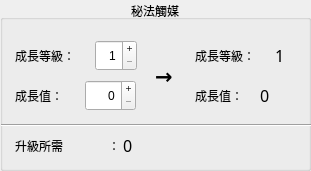
      <widget class="QGroupBox" name="groupBox_3">
       <property name="geometry">
        <rect>
         <x>19</x>
         <y>160</y>
         <width>311</width>
         <height>171</height>
        </rect>
       </property>
       <property name="toolTip">
        <string notr="true"/>
       </property>
       <property name="statusTip">
        <string notr="true"/>
       </property>
       <property name="whatsThis">
        <string notr="true"/>
       </property>
       <property name="accessibleName">
        <string notr="true"/>
       </property>
       <property name="accessibleDescription">
        <string notr="true"/>
       </property>
       <property name="title">
        <string>秘法觸媒</string>
       </property>
       <property name="alignment">
        <set>Qt::AlignCenter</set>
       </property>
       <widget class="QLabel" name="label_46">
        <property name="geometry">
         <rect>
          <x>15</x>
          <y>40</y>
          <width>81</width>
          <height>31</height>
         </rect>
        </property>
        <property name="toolTip">
         <string notr="true"/>
        </property>
        <property name="statusTip">
         <string notr="true"/>
        </property>
        <property name="whatsThis">
         <string notr="true"/>
        </property>
        <property name="accessibleName">
         <string notr="true"/>
        </property>
        <property name="accessibleDescription">
         <string notr="true"/>
        </property>
        <property name="text">
         <string notr="true">成長等級：</string>
        </property>
       </widget>
       <widget class="QLabel" name="label_47">
        <property name="geometry">
         <rect>
          <x>15</x>
          <y>80</y>
          <width>61</width>
          <height>31</height>
         </rect>
        </property>
        <property name="toolTip">
         <string notr="true"/>
        </property>
        <property name="statusTip">
         <string notr="true"/>
        </property>
        <property name="whatsThis">
         <string notr="true"/>
        </property>
        <property name="accessibleName">
         <string notr="true"/>
        </property>
        <property name="accessibleDescription">
         <string notr="true"/>
        </property>
        <property name="text">
         <string notr="true">成長值：</string>
        </property>
       </widget>
       <widget class="QLabel" name="label_48">
        <property name="geometry">
         <rect>
          <x>155</x>
          <y>60</y>
          <width>31</width>
          <height>31</height>
         </rect>
        </property>
        <property name="font">
         <font>
          <family>微軟正黑體</family>
          <pointsize>16</pointsize>
          <bold>true</bold>
         </font>
        </property>
        <property name="toolTip">
         <string notr="true"/>
        </property>
        <property name="statusTip">
         <string notr="true"/>
        </property>
        <property name="whatsThis">
         <string notr="true"/>
        </property>
        <property name="accessibleName">
         <string notr="true"/>
        </property>
        <property name="accessibleDescription">
         <string notr="true"/>
        </property>
        <property name="text">
         <string notr="true">→</string>
        </property>
       </widget>
       <widget class="QLabel" name="label_49">
        <property name="geometry">
         <rect>
          <x>195</x>
          <y>80</y>
          <width>61</width>
          <height>31</height>
         </rect>
        </property>
        <property name="toolTip">
         <string notr="true"/>
        </property>
        <property name="statusTip">
         <string notr="true"/>
        </property>
        <property name="whatsThis">
         <string notr="true"/>
        </property>
        <property name="accessibleName">
         <string notr="true"/>
        </property>
        <property name="accessibleDescription">
         <string notr="true"/>
        </property>
        <property name="text">
         <string notr="true">成長值：</string>
        </property>
       </widget>
       <widget class="QLabel" name="label_50">
        <property name="geometry">
         <rect>
          <x>195</x>
          <y>40</y>
          <width>81</width>
          <height>31</height>
         </rect>
        </property>
        <property name="toolTip">
         <string notr="true"/>
        </property>
        <property name="statusTip">
         <string notr="true"/>
        </property>
        <property name="whatsThis">
         <string notr="true"/>
        </property>
        <property name="accessibleName">
         <string notr="true"/>
        </property>
        <property name="accessibleDescription">
         <string notr="true"/>
        </property>
        <property name="text">
         <string notr="true">成長等級：</string>
        </property>
       </widget>
       <widget class="QLabel" name="transLV_after">
        <property name="geometry">
         <rect>
          <x>275</x>
          <y>40</y>
          <width>21</width>
          <height>31</height>
         </rect>
        </property>
        <property name="font">
         <font>
          <family>微軟正黑體</family>
          <pointsize>12</pointsize>
          <underline>false</underline>
         </font>
        </property>
        <property name="toolTip">
         <string notr="true"/>
        </property>
        <property name="statusTip">
         <string notr="true"/>
        </property>
        <property name="whatsThis">
         <string notr="true"/>
        </property>
        <property name="accessibleName">
         <string notr="true"/>
        </property>
        <property name="accessibleDescription">
         <string notr="true"/>
        </property>
        <property name="text">
         <string notr="true">1</string>
        </property>
       </widget>
       <widget class="QLabel" name="transArc_after">
        <property name="geometry">
         <rect>
          <x>260</x>
          <y>80</y>
          <width>31</width>
          <height>31</height>
         </rect>
        </property>
        <property name="font">
         <font>
          <family>微軟正黑體</family>
          <pointsize>12</pointsize>
          <underline>false</underline>
         </font>
        </property>
        <property name="toolTip">
         <string notr="true"/>
        </property>
        <property name="statusTip">
         <string notr="true"/>
        </property>
        <property name="whatsThis">
         <string notr="true"/>
        </property>
        <property name="accessibleName">
         <string notr="true"/>
        </property>
        <property name="accessibleDescription">
         <string notr="true"/>
        </property>
        <property name="text">
         <string notr="true">0</string>
        </property>
       </widget>
       <widget class="QSpinBox" name="transLV_before">
        <property name="geometry">
         <rect>
          <x>95</x>
          <y>40</y>
          <width>42</width>
          <height>31</height>
         </rect>
        </property>
        <property name="toolTip">
         <string notr="true"/>
        </property>
        <property name="statusTip">
         <string notr="true"/>
        </property>
        <property name="whatsThis">
         <string notr="true"/>
        </property>
        <property name="accessibleName">
         <string notr="true"/>
        </property>
        <property name="accessibleDescription">
         <string notr="true"/>
        </property>
        <property name="alignment">
         <set>Qt::AlignRight|Qt::AlignTrailing|Qt::AlignVCenter</set>
        </property>
        <property name="buttonSymbols">
         <enum>QAbstractSpinBox::PlusMinus</enum>
        </property>
        <property name="specialValueText">
         <string notr="true"/>
        </property>
        <property name="suffix">
         <string notr="true"/>
        </property>
        <property name="prefix">
         <string notr="true"/>
        </property>
        <property name="minimum">
         <number>1</number>
        </property>
        <property name="maximum">
         <number>20</number>
        </property>
        <property name="value">
         <number>1</number>
        </property>
       </widget>
       <widget class="QSpinBox" name="transArc_before">
        <property name="geometry">
         <rect>
          <x>85</x>
          <y>80</y>
          <width>51</width>
          <height>31</height>
         </rect>
        </property>
        <property name="toolTip">
         <string notr="true"/>
        </property>
        <property name="statusTip">
         <string notr="true"/>
        </property>
        <property name="whatsThis">
         <string notr="true"/>
        </property>
        <property name="accessibleName">
         <string notr="true"/>
        </property>
        <property name="accessibleDescription">
         <string notr="true"/>
        </property>
        <property name="alignment">
         <set>Qt::AlignRight|Qt::AlignTrailing|Qt::AlignVCenter</set>
        </property>
        <property name="buttonSymbols">
         <enum>QAbstractSpinBox::PlusMinus</enum>
        </property>
        <property name="specialValueText">
         <string notr="true"/>
        </property>
        <property name="suffix">
         <string notr="true"/>
        </property>
        <property name="prefix">
         <string notr="true"/>
        </property>
        <property name="minimum">
         <number>0</number>
        </property>
        <property name="maximum">
         <number>372</number>
        </property>
        <property name="value">
         <number>0</number>
        </property>
       </widget>
       <widget class="Line" name="line_4">
        <property name="geometry">
         <rect>
          <x>1</x>
          <y>110</y>
          <width>311</width>
          <height>31</height>
         </rect>
        </property>
        <property name="toolTip">
         <string notr="true"/>
        </property>
        <property name="statusTip">
         <string notr="true"/>
        </property>
        <property name="whatsThis">
         <string notr="true"/>
        </property>
        <property name="accessibleName">
         <string notr="true"/>
        </property>
        <property name="accessibleDescription">
         <string notr="true"/>
        </property>
        <property name="orientation">
         <enum>Qt::Horizontal</enum>
        </property>
       </widget>
       <widget class="QLabel" name="label_52">
        <property name="geometry">
         <rect>
          <x>15</x>
          <y>130</y>
          <width>71</width>
          <height>31</height>
         </rect>
        </property>
        <property name="toolTip">
         <string notr="true"/>
        </property>
        <property name="statusTip">
         <string notr="true"/>
        </property>
        <property name="whatsThis">
         <string notr="true"/>
        </property>
        <property name="accessibleName">
         <string notr="true"/>
        </property>
        <property name="accessibleDescription">
         <string notr="true"/>
        </property>
        <property name="text">
         <string notr="true">升級所需</string>
        </property>
       </widget>
       <widget class="QLabel" name="transCost">
        <property name="geometry">
         <rect>
          <x>123</x>
          <y>130</y>
          <width>111</width>
          <height>31</height>
         </rect>
        </property>
        <property name="font">
         <font>
          <family>微軟正黑體</family>
          <pointsize>12</pointsize>
          <underline>false</underline>
         </font>
        </property>
        <property name="toolTip">
         <string notr="true"/>
        </property>
        <property name="statusTip">
         <string notr="true"/>
        </property>
        <property name="whatsThis">
         <string notr="true"/>
        </property>
        <property name="accessibleName">
         <string notr="true"/>
        </property>
        <property name="accessibleDescription">
         <string notr="true"/>
        </property>
        <property name="text">
         <string notr="true">0</string>
        </property>
       </widget>
       <widget class="QLabel" name="label_20">
        <property name="geometry">
         <rect>
          <x>230</x>
          <y>136</y>
          <width>21</width>
          <height>21</height>
         </rect>
        </property>
        <property name="toolTip">
         <string notr="true"/>
        </property>
        <property name="statusTip">
         <string notr="true"/>
        </property>
        <property name="whatsThis">
         <string notr="true"/>
        </property>
        <property name="accessibleName">
         <string notr="true"/>
        </property>
        <property name="accessibleDescription">
         <string notr="true"/>
        </property>
        <property name="text">
         <string notr="true"/>
        </property>
        <property name="pixmap">
         <pixmap resource="images.qrc">:/images/meso.png</pixmap>
        </property>
        <property name="scaledContents">
         <bool>true</bool>
        </property>
       </widget>
       <widget class="QLabel" name="label_55">
        <property name="geometry">
         <rect>
          <x>108</x>
          <y>130</y>
          <width>21</width>
          <height>31</height>
         </rect>
        </property>
        <property name="toolTip">
         <string notr="true"/>
        </property>
        <property name="statusTip">
         <string notr="true"/>
        </property>
        <property name="whatsThis">
         <string notr="true"/>
        </property>
        <property name="accessibleName">
         <string notr="true"/>
        </property>
        <property name="accessibleDescription">
         <string notr="true"/>
        </property>
        <property name="text">
         <string notr="true">：</string>
        </property>
       </widget>
       <widget class="QLabel" name="label_56">
        <property name="geometry">
         <rect>
          <x>75</x>
          <y>124</y>
          <width>41</width>
          <height>41</height>
         </rect>
        </property>
        <property name="toolTip">
         <string notr="true"/>
        </property>
        <property name="statusTip">
         <string notr="true"/>
        </property>
        <property name="whatsThis">
         <string notr="true"/>
        </property>
        <property name="accessibleName">
         <string notr="true"/>
        </property>
        <property name="accessibleDescription">
         <string notr="true"/>
        </property>
        <property name="text">
         <string notr="true"/>
        </property>
        <property name="pixmap">
         <pixmap resource="images.qrc">:/images/meso_gold.png</pixmap>
        </property>
        <property name="scaledContents">
         <bool>true</bool>
        </property>
       </widget>
      </widget>
